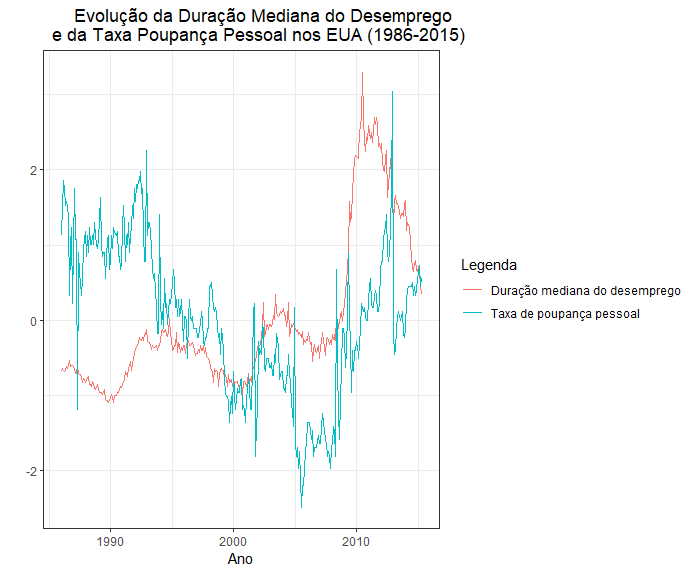

Generate this figure with R:
#Libraries
library(openxlsx)
library(ggplot2)

#Reading excel file and creating necessary variables
setwd("C:\\Users\\gusta\\OneDrive\\Ambiente de Trabalho\\IST\\2º Ano 2º Semestre\\PE\\Projeto Computacional\\Gustavo\\Exercício1")
excelTable <- read.xlsx(xlsxFile="Exercício1.xlsx", sheet = 1, rows = c(1, 224:575),colNames = TRUE)
year <- convertToDate(excelTable$tempo)
excelTable <- subset(excelTable, tempo >= 1986, select = c("ddesemp", "tpp"))
dados_z <- data.frame(lapply(excelTable, function(x) (x - mean(x))/sd(x)))


#Creating the graphic
ggplot(dados_z, aes(x = year, colour = Legenda)) +
  geom_line(aes(y = ddesemp, colour = "Duração mediana do desemprego")) +
  geom_line(aes(y = tpp, colour = "Taxa de poupança pessoal")) +
  scale_colour_manual(values = c("#F8766D", "#00BFC4")) +
  labs(x = "Ano", y = "",
  title = "          Evolução da Duração Mediana do Desemprego 
       e da Taxa Poupança Pessoal nos EUA (1986-2015)") +
  theme_bw() + theme(plot.title = element_text(hjust = 0.5))
